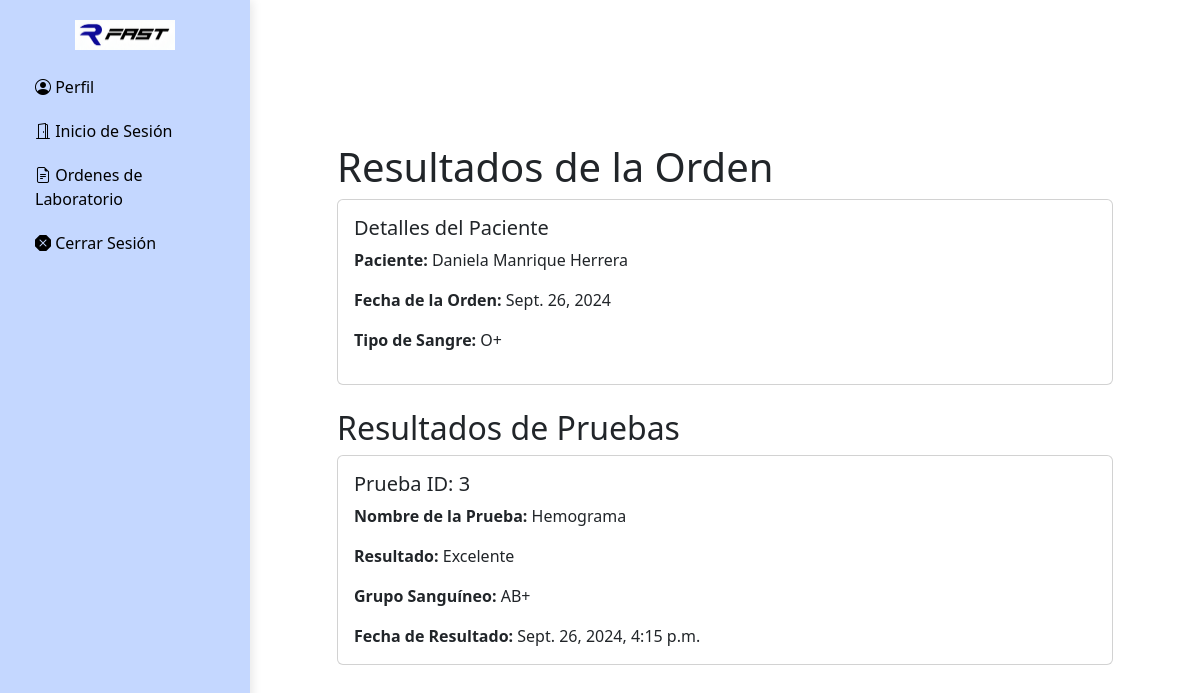
The page /resultados/15/ on the database its author committed.
### resultados/models.py (models this page shows, shortened)
class OrdenLaboratorio(models.Model):
    pacientes = models.ForeignKey(Pacientes, on_delete=models.CASCADE)
    fecha_orden = models.DateField()
    codigo_documento = models.CharField(max_length=100)
    numero_orden = models.CharField(max_length=20)
    class Meta:
        ordering = ['-fecha_orden']  # Ordenar de forma descendente por fecha de manera predeterminada

class Pacientes(models.Model):
    TIPOIDENTIFICACIÓN_CHOICES = [
        ('', 'Seleccione un el tipo de Identificación'),
        ('CC', 'Cedula de Ciudadania'),
        ('CE', 'Cedula de Extrangeria'),
        ('TI', 'Tarjeta de Identidad'),
        ('RC', 'Registro Civil'),
        ('P', 'Pasaporte'),
    ]
    SEXO_CHOICES = [
        ('Femenino', 'Femenino'),
        ('Maculino', 'Maculino'),
        ('Otro', 'Otro'),
    ]
    TIPOSANGRE_CHOICES=[#Select
        ('A+','A+'),
        ('A-','A-'),
        ('O+','O+'),
        ('O-','O-'),
        ('AB+','AB+'),
        ('AB-','AB-'),
        ('B+','B+'),
        ('B-','B-')]
    nombre = models.CharField(max_length=255)#valor en texto
    apellido1 = models.CharField(max_length=255)
    apellido2 = models.CharField(max_length=255, blank=True)
    tpidentificacion = models.CharField(max_length=10, choices=TIPOIDENTIFICACIÓN_CHOICES, default='')
    numeroidentificacion = models.CharField(max_length=50)
    fechanacimiento = models.DateField(null=True, blank=True)
    sexo = models.CharField(max_length=10, choices=SEXO_CHOICES, verbose_name='Sexo biológico')
    direccion = models.CharField(max_length=255)
    telefono = models.CharField(max_length=15)
    correo = models.EmailField()
    grupo_sanguineo = models.CharField(max_length=100, choices=TIPOSANGRE_CHOICES)

class ResultadoPrueba(models.Model):
    TIPOSANGRE_CHOICES=[#Select
        ('A+','A+'),
        ('A-','A-'),
        ('O+','O+'),
        ('O-','O-'),
        ('AB+','AB+'),
        ('AB-','AB-'),
        ('B+','B+'),
        ('B-','B-')]
    orden_laboratorio = models.ForeignKey(OrdenLaboratorio, related_name='resultados', on_delete=models.CASCADE)
    grupo_sanguineo = models.CharField(max_length=100, choices=TIPOSANGRE_CHOICES)
    procedimiento = models.CharField(max_length=100)
    resultado = models.CharField(max_length=100)
    fecha_resultado = models.DateTimeField(default=timezone.now)

### resultados/views.py (the view)
# urls.py: path('resultados/<int:orden_id>/', views.mostrar_resultados, name='mostrar_resultados'),
def mostrar_resultados(request, orden_id):
    orden = get_object_or_404(OrdenLaboratorio, id=orden_id)
    resultados = ResultadoPrueba.objects.filter(orden_laboratorio=orden)
    return render(request, 'resultadosprueba.html', {
        'resultados': resultados,
        'orden': orden  # Información de la orden para mostrar detalles en la plantilla
    })

### resultados/templates/resultadosprueba.html (shortened to what this page needs)
{% extends "navegacion.html" %}
    {% block content %}
    <div class="container mt-4">
        <h1>Resultados de la Orden </h1>
        <div class="card mb-4">
            <div class="card-body">
                <h5 class="card-title">Detalles del Paciente</h5>
                <p><strong>Paciente:</strong> {{ orden.pacientes.nombre }} {{ orden.pacientes.apellido1 }} {{ orden.pacientes.apellido2 }}</p>
                <p><strong>Fecha de la Orden:</strong> {{ orden.fecha_orden }}</p>
                <p><strong>Tipo de Sangre:</strong> {{ orden.pacientes.grupo_sanguineo }}</p>
            </div>
        </div>
        <h2>Resultados de Pruebas</h2>
        <div class="row">
            {% for resultado in resultados %}
                <div class="col-md-12 mb-3">
                    <div class="card">
                        <div class="card-body">
                            <h5 class="card-title">Prueba ID: {{ resultado.id }}</h5>
                            <p class="card-text"><strong>Nombre de la Prueba:</strong> {{ resultado.procedimiento }}</p>
                            <p class="card-text"><strong>Resultado:</strong> {{ resultado.resultado }}</p>
                            <p class="card-text"><strong>Grupo Sanguíneo:</strong> {{ resultado.grupo_sanguineo }}</p>
                            <p class="card-text"><strong>Fecha de Resultado:</strong> {{ resultado.fecha_resultado }}</p>
                        </div>
                    </div>
                </div>
            {% empty %}
                <div class="col-12">
                    <div class="alert alert-warning" role="alert">
                        No se encontraron resultados para esta orden.
                    </div>
                </div>
            {% endfor %}
        </div>
    </div>
    {% endblock %}

### resultados/templates/navegacion.html (shortened to what this page needs)
<!DOCTYPE html>
<html lang="es">
<head>
    <link href="https://cdn.jsdelivr.net/npm/bootstrap@5.3.3/dist/css/bootstrap.min.css" rel="stylesheet">
    <link rel="stylesheet" href="https://cdn.jsdelivr.net/npm/bootstrap-icons@1.10.5/font/bootstrap-icons.css">
    {% load static %}
</head>
<body>
    <div class="sidebar">
        <div class="text-center">
            <img src="{% static 'media/image/4.jpg' %}" alt="Logo" class="logo">
        </div>
        <nav class="nav flex-column">
            {% if user.is_authenticated and user.role == 'admin' %}
            <a  class="nav-link"><i class="bi bi-person-circle"></i> Perfil {{user.username}}</a>
            <a class="nav-link" href="{% url 'paciente_login' %}"><i class="bi bi-door-open"></i> Inicio de Sesión</a>
            <a class="nav-link" href="{% url 'registro' %}"><i class="bi bi-person-plus"></i> Registro De Usuarios</a>
            <a class="nav-link" href="{% url 'mostrar_user' %}"><i class="bi bi-eye"></i> Mostrar Usuario</a>
            <a class="nav-link" href="{% url 'paciente' %}"><i class="bi bi-file-earmark-person"></i> Registro de Pacientes</a>
            <a class="nav-link" href="{% url 'mostrarpaciente' %}"><i class="bi bi-eye"></i> Mostrar Pacientes</a>
            <a class="nav-link" href="{% url 'crear_orden' %}"><i class="bi bi-plus-circle"></i> Nueva Orden</a>
            <a class="nav-link" href="{% url 'crear_resultado' %}"><i class="bi bi-plus-circle"></i> Crear Nuevo Resultado</a>
            {% else %}
            <a class="nav-link" href="{% url 'dashboard_paciente' %}"><i class="bi bi-person-circle"></i> Perfil {{paciente.nombre}}</a>
            <a class="nav-link" href="{% url 'paciente_login' %}"><i class="bi bi-door-open"></i> Inicio de Sesión</a>
            <a class="nav-link" href="{% url 'mostrar_ordenes' %}"><i class="bi bi-file-earmark-text"></i> Ordenes de Laboratorio</a>
            {% endif %}
            <a class="nav-link" href="{% url 'logout' %}"><i class="bi bi-x-octagon-fill"></i> Cerrar Sesión</a>
        </nav>
    </div>
    <div class="content">
        <div class="inner-content">
            {% block content %}
            {% endblock %}
        </div>
    </div>
</body>
</html>

### resultados/templates/navegacion.html (style rules this page uses)
body { margin: 0; padding: 0; display: flex; min-height: 100vh; }
.sidebar { position: relative; width: 250px; background-color: #C4D7FF; padding: 20px; box-shadow: 2px 0 10px rgba(0, 0, 0, 0.1); z-index: 1000; overflow-y: auto; }
.sidebar a { color: #000; padding: 10px 15px; border-radius: 5px; transition: background-color 0.3s, transform 0.2s; }
.logo { max-width: 100px; height: auto; margin-bottom: 15px; }
.content { margin-left: 0px; padding: 20px; width: calc(100% - 250px); background-color: #fff; overflow-y: auto; display: flex; justify-content: center; align-items: center; min-height: 100vh; }
.inner-content { max-width: 800px; width: 100%; }

### rows shown on the page
OrdenLaboratorio: pacientes.nombre "Daniela", pacientes.apellido1 "Manrique", pacientes.apellido2 "Herrera", fecha_orden "Sept. 26, 2024", pacientes.grupo_sanguineo "O+"
ResultadoPrueba: id "3", procedimiento "Hemograma", resultado "Excelente", grupo_sanguineo "AB+", fecha_resultado "Sept. 26, 2024, 4:15 p.m."
